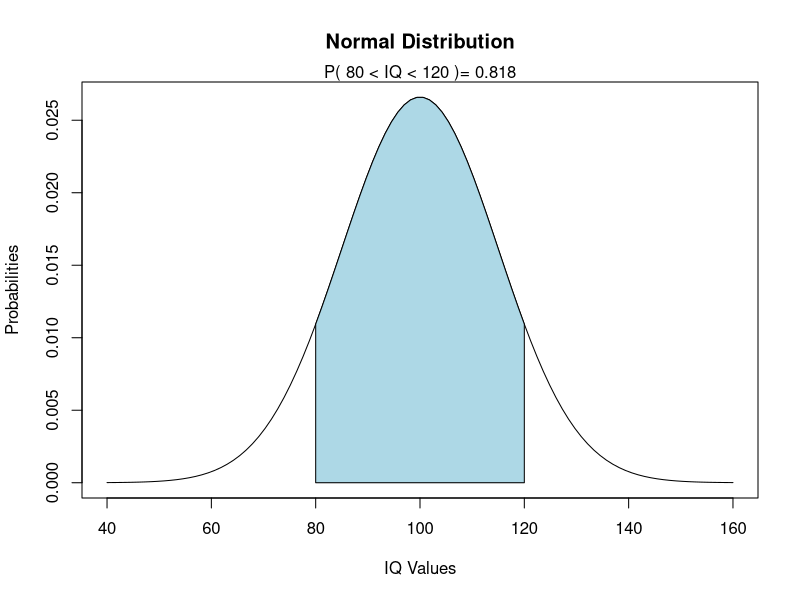

R code for this plot:
mean=100 
sd=15
lb=80 # lb is lower bound
ub=120 # ub is upper bound
# create vector of x's: 100 observations around the given mean and sd
x <- seq(-4,4,length=100)*sd + mean
# find probabilities for these values given the distribution parameters
hx <- dnorm(x,mean,sd)
# plot
plot(x, hx, type="n", xlab="IQ Values", ylab="Probabilities", main="Normal Distribution", axes=T)
# add lines at the upper and lower bounds
i <- x >= lb & x <= ub 
lines(x, hx)
# create polygon for shading area of distribution
polygon(c(lb,x[i],ub), c(0,hx[i],0), col="lightblue") 
area <- pnorm(ub, mean, sd) - pnorm(lb, mean, sd)
# add title and axis labels
mtext(paste("P(",lb,"< IQ <",ub,")=",signif(area, digits=3)),3)
